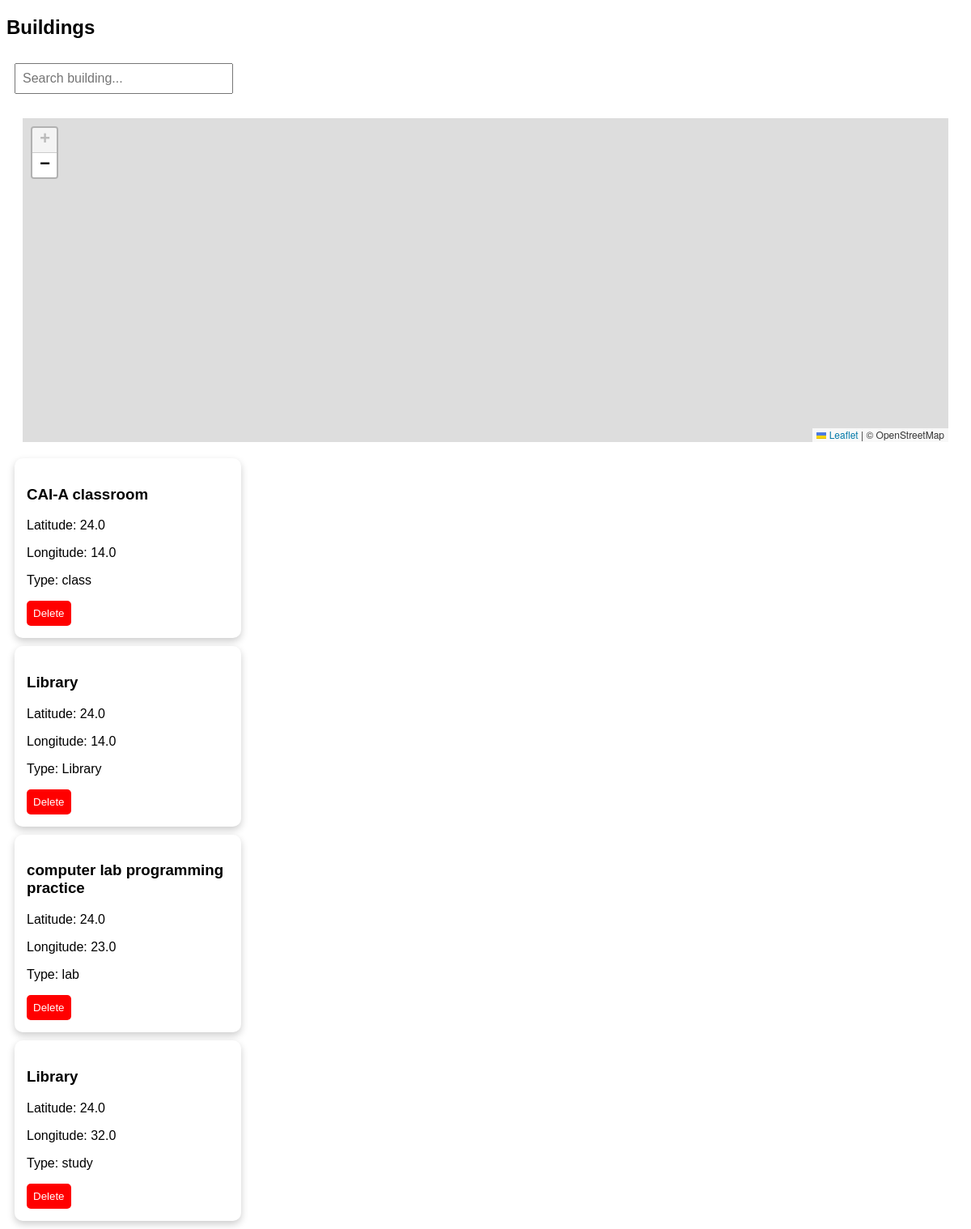
The page /map on the database its author committed.
### tables this page shows
CREATE TABLE buildings (
        id INTEGER PRIMARY KEY AUTOINCREMENT,
        name TEXT,
        lat REAL,
        lon REAL,
        type TEXT
    );

### app.py (the view)
@app.route('/map')
def map_page():
    buildings = get_buildings()
    return render_template('map.html', buildings=buildings)

### app.py (called while the page is built)
def get_buildings():
    conn = sqlite3.connect('campus.db')
    c = conn.cursor()
    c.execute("SELECT * FROM buildings")
    data = c.fetchall()
    conn.close()
    return data

### templates/map.html (shortened to what this page needs)
<!DOCTYPE html>
<html>
<head>
    <link rel="stylesheet" href="https://unpkg.com/leaflet/dist/leaflet.css"/>
</head>
<body>
<h2>Buildings</h2>
<input type="text" id="search" placeholder="Search building..." onkeyup="searchBuilding()">
<div id="map"></div>
<div id="buildingList">
{% for b in buildings %}
<div class="card" onclick="focusBuilding({{ b[2] }}, {{ b[3] }}, '{{ b[1] }}')">
    <h3>{{ b[1] }}</h3>
    <p>Latitude: {{ b[2] }}</p>
    <p>Longitude: {{ b[3] }}</p>
    <p>Type: {{ b[4] }}</p>
<a href="/delete/{{ b[0] }}" onclick="event.stopPropagation(); return confirm('Are you sure to delete?')">
        <button class="delete-btn">Delete</button>
    </a>
</div>
{% endfor %}
</div>
</body>
</html>

### templates/map.html (style rules this page uses)
body { font-family: Arial; }
#map { height: 400px; margin: 20px; }
.card { background: white; color: black; padding: 15px; margin: 10px; border-radius: 10px; width: 250px; box-shadow: 0 4px 10px rgba(0,0,0,0.2); }
#search { padding: 8px; width: 250px; margin: 10px; font-size: 16px; }
.delete-btn { background-color: red; color: white; border: none; padding: 8px; border-radius: 5px; cursor: pointer; }

### rows shown on the page
buildings: name "CAI-A classroom", lat "24.0", lon "14.0", type "class"
buildings: name "Library", lat "24.0", lon "14.0", type "Library"
buildings: name "computer lab programming practice", lat "24.0", lon "23.0", type "lab"
buildings: name "Library", lat "24.0", lon "32.0", type "study"
